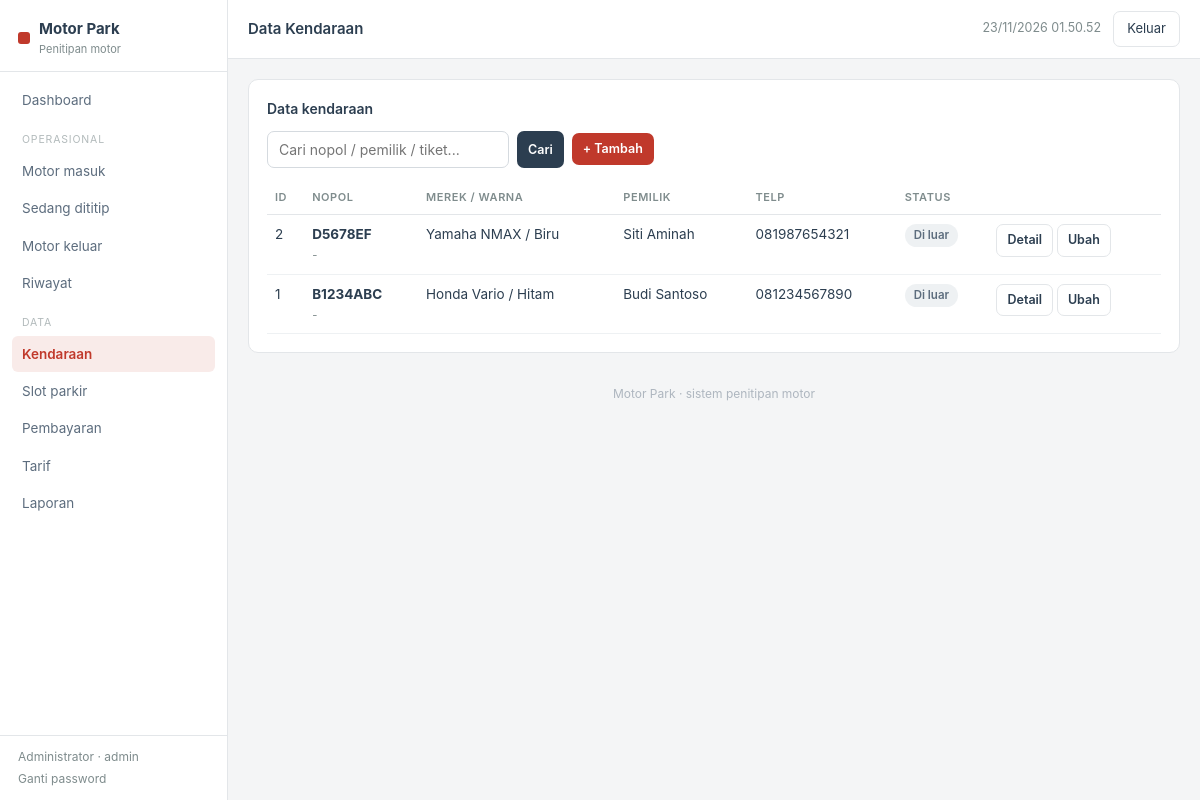
The page /kendaraan/index.php (signed in) on the database its author committed.
### tables this page shows
CREATE TABLE IF NOT EXISTS `kendaraan` (
  `id` INT UNSIGNED NOT NULL AUTO_INCREMENT,
  `nopol` VARCHAR(20) NOT NULL COMMENT 'Nomor polisi, huruf besar tanpa spasi ganda',
  `merek` VARCHAR(50) DEFAULT NULL,
  `warna` VARCHAR(30) DEFAULT NULL,
  `nama_pemilik` VARCHAR(100) NOT NULL,
  `no_telp` VARCHAR(20) DEFAULT NULL,
  `catatan_kondisi` TEXT DEFAULT NULL,
  `created_at` TIMESTAMP NOT NULL DEFAULT CURRENT_TIMESTAMP,
  `updated_at` TIMESTAMP NOT NULL DEFAULT CURRENT_TIMESTAMP ON UPDATE CURRENT_TIMESTAMP,
  PRIMARY KEY (`id`),
  UNIQUE KEY `uq_nopol` (`nopol`),
  KEY `idx_nopol` (`nopol`),
  KEY `idx_pemilik` (`nama_pemilik`)
);

### config/functions.php (called while the page is built, shortened)
<?php
function e($str) {
    return htmlspecialchars((string)($str ?? ''), ENT_QUOTES, 'UTF-8');
}

### kendaraan/index.php (the view, shortened to what this page needs)
<?php
require_once __DIR__ . '/../includes/header.php';
$q = trim($_GET['q'] ?? '');
if ($q !== '') {
    $like = "%$q%";
    $stmt = $pdo->prepare("
      SELECT k.*,
        (SELECT no_tiket FROM transaksi t WHERE t.kendaraan_id=k.id ORDER BY t.id DESC LIMIT 1) AS tiket_terakhir,
        (SELECT COUNT(*) FROM transaksi t WHERE t.kendaraan_id=k.id AND t.status='aktif') AS sedang_aktif
      FROM kendaraan k
      WHERE k.nopol LIKE ? OR k.nama_pemilik LIKE ?
         OR k.id IN (SELECT kendaraan_id FROM transaksi WHERE no_tiket LIKE ?)
      ORDER BY k.id DESC LIMIT 200
    ");
    $stmt->execute([$like, $like, $like]);
} else {
    $stmt = $pdo->query("
      SELECT k.*,
        (SELECT no_tiket FROM transaksi t WHERE t.kendaraan_id=k.id ORDER BY t.id DESC LIMIT 1) AS tiket_terakhir,
        (SELECT COUNT(*) FROM transaksi t WHERE t.kendaraan_id=k.id AND t.status='aktif') AS sedang_aktif
      FROM kendaraan k ORDER BY k.id DESC LIMIT 200
    ");
}
$rows = $stmt->fetchAll();
?>
<div class="panel">
  <h3>Data kendaraan</h3>
  <div class="toolbar">
    <form method="get" style="display:flex;gap:8px;flex-wrap:wrap">
      <input type="text" name="q" placeholder="Cari nopol / pemilik / tiket..." value="<?= e($q) ?>" style="min-width:240px">
      <button class="btn btn-dark btn-small" type="submit">Cari</button>
    </form>
    <a class="btn btn-red btn-small" href="tambah.php">+ Tambah</a>
  </div>
  <div style="overflow-x:auto">
  <table>
    <thead><tr><th>ID</th><th>Nopol</th><th>Merek / Warna</th><th>Pemilik</th><th>Telp</th><th>Status</th><th></th></tr></thead>
    <tbody>
    <?php foreach ($rows as $k): ?>
      <tr>
        <td><?= (int)$k['id'] ?></td>
        <td><b><?= e($k['nopol']) ?></b><br><small style="color:#7F8C8D"><?= e($k['tiket_terakhir'] ?? '-') ?></small></td>
        <td><?= e($k['merek'] ?: '-') ?> / <?= e($k['warna'] ?: '-') ?></td>
        <td><?= e($k['nama_pemilik']) ?></td>
        <td><?= e($k['no_telp'] ?: '-') ?></td>
        <td><?= ((int)$k['sedang_aktif'] > 0) ? '<span class="badge b-aktif">Dititipkan</span>' : '<span class="badge">Di luar</span>' ?></td>
        <td style="white-space:nowrap">
          <a class="btn btn-grey btn-small" href="detail.php?id=<?= (int)$k['id'] ?>">Detail</a>
          <a class="btn btn-grey btn-small" href="edit.php?id=<?= (int)$k['id'] ?>">Ubah</a>
        </td>
      </tr>
    <?php endforeach; ?>
    </tbody>
  </table>
  </div>
</div>
<?php require_once __DIR__ . '/../includes/footer.php'; ?>

### assets/css/style.css (style rules this page uses)
:root { --red:#C0392B; --red-dark:#922B21; --red-soft:#F9EBE9; --ink:#2C3E50; --muted:#7F8C8D; --line:#E3E6E9; --bg:#F4F5F6; --white:#FFFFFF; --green:#1E8449; --green-soft:#E8F8F0; --amber:#9A7D0A; --amber-soft:#FCF3CF; }
* { box-sizing:border-box }
body { margin:0;font-family:-apple-system,"Segoe UI",Roboto,Arial,sans-serif;background:var(--bg);color:var(--ink);font-size:14px;line-height:1.5 }
a { color:var(--red);text-decoration:none }
.panel { background:var(--white);border:1px solid var(--line);border-radius:10px;padding:18px;margin-bottom:16px }
.panel h3 { margin:0 0 12px;font-size:14px;font-weight:600 }
table { width:100%;border-collapse:collapse;font-size:13.5px }
th,td { padding:9px 8px;border-bottom:1px solid #EEF1F3;text-align:left;vertical-align:top }
th { font-size:11px;text-transform:uppercase;letter-spacing:.05em;color:var(--muted);font-weight:600;border-bottom:1px solid var(--line) }
.badge { display:inline-block;padding:3px 9px;border-radius:99px;font-size:11.5px;font-weight:600;background:#EEF1F3;color:#5D6D7E }
input,select,textarea { width:100%;padding:9px 11px;border:1px solid #D5DADF;border-radius:7px;font-size:14px;font-family:inherit;background:#fff;color:var(--ink) }
.btn { display:inline-block;padding:9px 15px;border-radius:7px;border:1px solid transparent;cursor:pointer;font-size:13.5px;font-weight:600;font-family:inherit }
.btn-red { background:var(--red);color:#fff }
.btn-dark { background:var(--ink);color:#fff }
.btn-grey { background:#fff;border-color:var(--line);color:var(--ink) }
.btn-small { padding:6px 10px;font-size:12.5px }
.toolbar { display:flex;gap:8px;flex-wrap:wrap;margin-bottom:12px;align-items:center }
.toolbar input,.toolbar select { width:auto;min-width:190px }

### rows shown on the page
kendaraan: id "2", nopol "D5678EF", tiket_terakhir "-", merek "Yamaha NMAX", warna "Biru", nama_pemilik "Siti Aminah", no_telp "081987654321"
kendaraan: id "1", nopol "B1234ABC", tiket_terakhir "-", merek "Honda Vario", warna "Hitam", nama_pemilik "Budi Santoso", no_telp "081234567890"

### other values the page prints
$user['nama_lengkap'] "Administrator"
$user['role'] "admin"
$title "Data Kendaraan"
